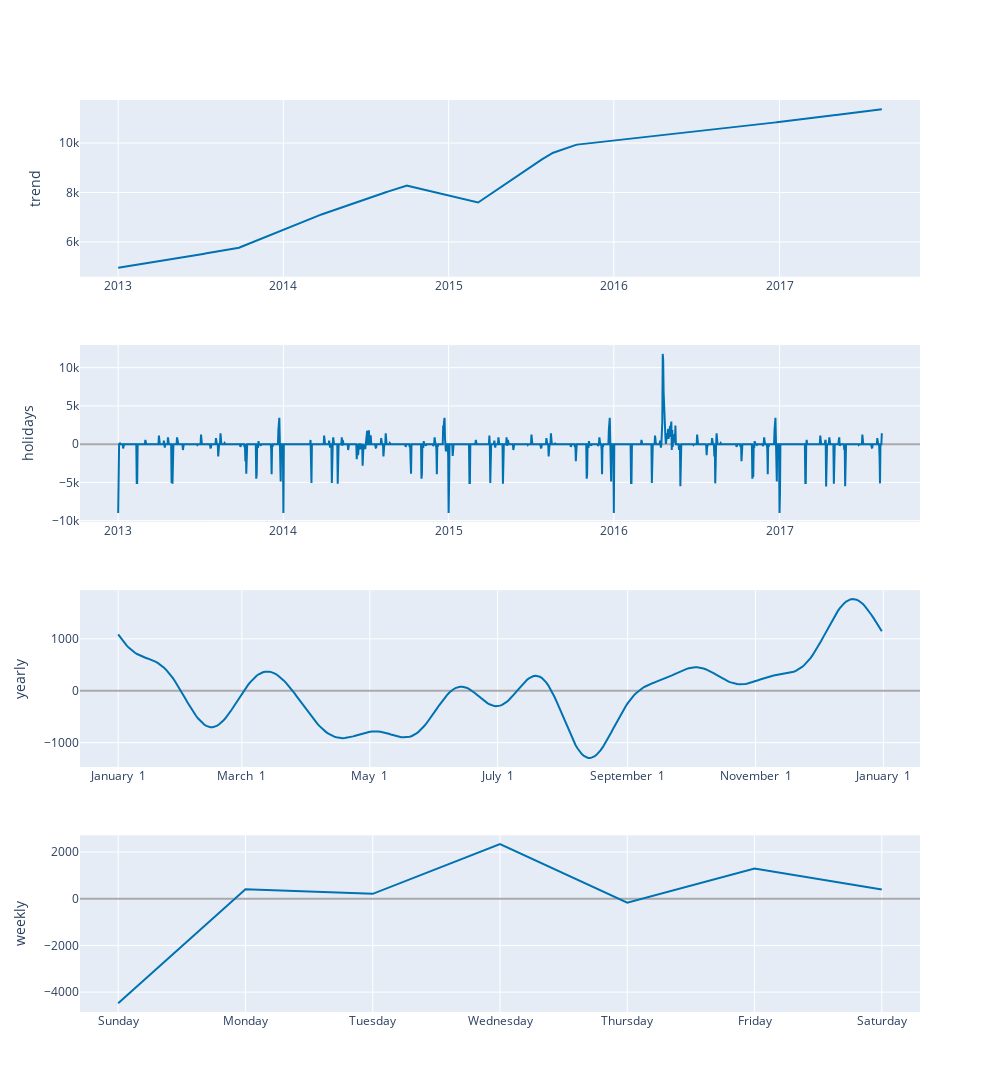

The notebook cell this image was saved under:
### Code cell
plot_components_plotly(m, forecast, figsize=(1000, 300))

### Figure 1 — Plotly figure (JSON) as saved in the notebook; plotly's stock layout.template omitted (floating-point values rounded to 4 significant figures; data arrays with more than 128 entries replaced by an {"elided": "..."} marker saying what was removed)
{"data": [{"line": {"color": "#0072B2", "width": 2}, "mode": "lines", "name": "trend", "type": "scatter", "x": {"elided": "1684 str values"}, "xaxis": "x", "y": {"elided": "1684 float values"}, "yaxis": "y"}, {"line": {"color": "rgba(0, 114, 178, 0.2)", "width": 0}, "mode": "lines", "name": "trend_upper", "type": "scatter", "x": {"elided": "1684 str values"}, "xaxis": "x", "y": {"elided": "1684 float values"}, "yaxis": "y"}, {"fill": "tonexty", "fillcolor": "rgba(0, 114, 178, 0.2)", "line": {"color": "rgba(0, 114, 178, 0.2)", "width": 0}, "mode": "lines", "name": "trend_lower", "type": "scatter", "x": {"elided": "1684 str values"}, "xaxis": "x", "y": {"elided": "1684 float values"}, "yaxis": "y"}, {"line": {"color": "#0072B2", "width": 2}, "mode": "lines", "name": "holidays", "text": {"elided": "1684 str values"}, "type": "scatter", "x": {"elided": "1684 str values"}, "xaxis": "x2", "y": {"elided": "1684 float values"}, "yaxis": "y2"}, {"line": {"color": "#0072B2", "width": 2}, "mode": "lines", "name": "yearly", "type": "scatter", "x": {"elided": "365 str values"}, "xaxis": "x3", "y": {"elided": "365 float values"}, "yaxis": "y3"}, {"line": {"color": "#0072B2", "width": 2}, "mode": "lines", "name": "weekly", "type": "scatter", "x": ["2017-01-01T00:00:00", "2017-01-02T00:00:00", "2017-01-03T00:00:00", "2017-01-04T00:00:00", "2017-01-05T00:00:00", "2017-01-06T00:00:00", "2017-01-07T00:00:00"], "xaxis": "x4", "y": [-4472.0, 408.9, 209.2, 2336.0, -170.0, 1295.0, 392.3], "yaxis": "y4"}], "layout": {"height": 1200, "showlegend": false, "width": 1000, "xaxis": {"anchor": "y", "domain": [0, 1], "range": ["2012-10-08T15:36:00", "2017-11-07T08:24:00"], "type": "date"}, "xaxis2": {"anchor": "y2", "domain": [0, 1], "range": ["2012-10-08T15:36:00", "2017-11-07T08:24:00"], "type": "date"}, "xaxis3": {"anchor": "y3", "domain": [0, 1], "range": ["2016-12-13T18:54:02.958904115", "2018-01-18T11:04:57.863013581"], "tickformat": "%B %e", "type": "date"}, "xaxis4": {"anchor": "y4", "domain": [0, 1], "range": ["2016-12-31T16:48:00", "2017-01-07T07:12:00"], "tickformat": "%A", "type": "date"}, "yaxis": {"anchor": "x", "domain": [0.8063, 1], "rangemode": "normal", "title": {"text": "trend"}, "zerolinecolor": "#AAA"}, "yaxis2": {"anchor": "x2", "domain": [0.5375, 0.7312], "rangemode": "tozero", "title": {"text": "holidays"}, "zerolinecolor": "#AAA"}, "yaxis3": {"anchor": "x3", "domain": [0.2687, 0.4625], "title": {"text": "yearly"}, "zerolinecolor": "#AAA"}, "yaxis4": {"anchor": "x4", "domain": [0, 0.1938], "title": {"text": "weekly"}, "zerolinecolor": "#AAA"}}}
